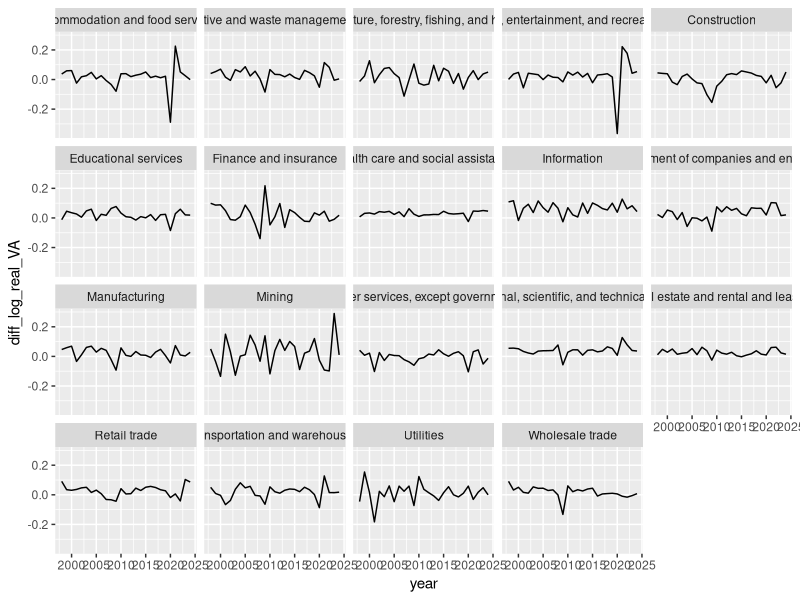
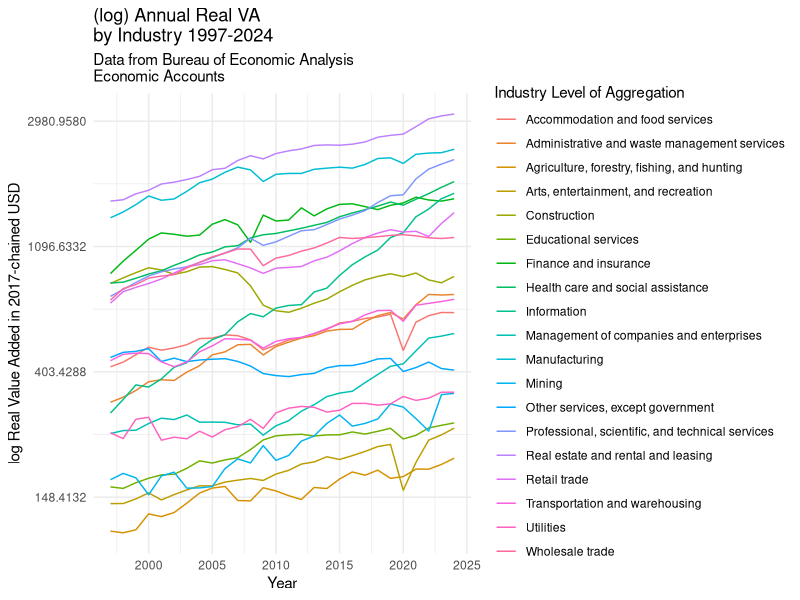
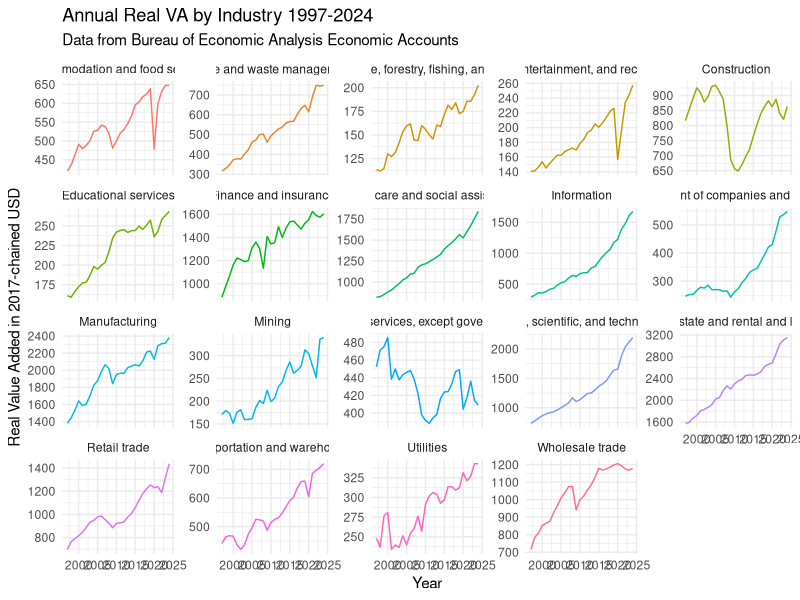
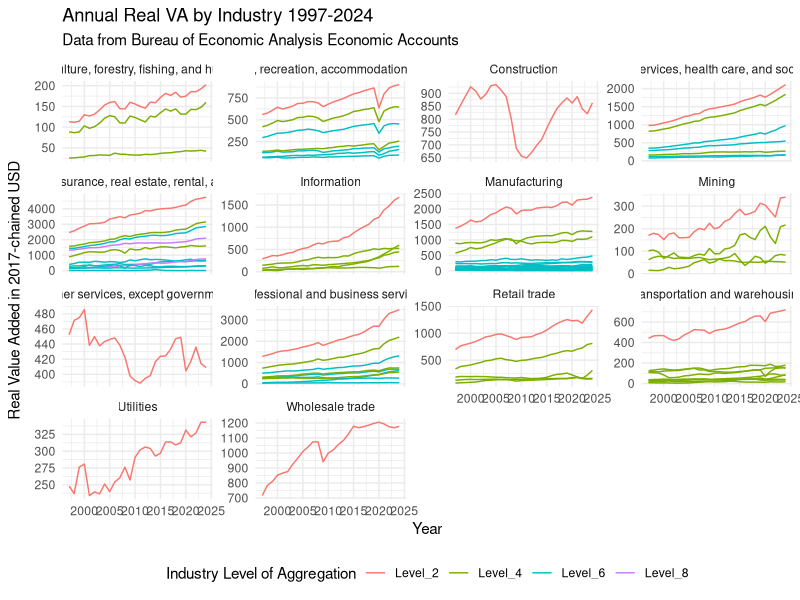

Write the R code that produced these figures, in order.
# Cleaning BEA Value Added by Industry
# Suggested citation: U.S. Bureau of Economic Analysis, "Real Value Added by Industry" (accessed Sunday, June 8, 2025).
library(here)
library(tidyverse)
library(zoo)
library(kableExtra)
library(patchwork)
library(scales)


# Annual Data from 1997-2024
# The year and quarter are not combined in one header requiring a strange read-in process below
annual <- read.csv(here("data/raw/bea_va/bea_va_by_industry_97_24_a.csv"), skip = 3) %>% 
  slice(-1)

final <- tibble(annual) %>% 
  rename("industry" = X) %>% 
  select(-Line) %>% 
  mutate(
    indent_level = str_extract(industry, "^\\s*") |> str_length(),
    label = paste0("Level_", indent_level / 2)  # Assuming 2 spaces per indent level
  ) %>% 
  mutate(label_0 = ifelse(label == "Level_0", trimws(industry), NA),
         label_2 = ifelse(label == "Level_2", trimws(industry), NA),
         label_4 = ifelse(label == "Level_4", trimws(industry), NA),
         label_6 = ifelse(label == "Level_6", trimws(industry), NA),
         label_8 = ifelse(label == "Level_8", trimws(industry), NA)) %>% 
  fill(label_0) %>%
  fill(label_2) %>%
  fill(label_4) %>%
  fill(label_6) %>%
  fill(label_8) %>%
  mutate(label_0 = ifelse(industry == "        Gross domestic product", "Total GDP", label_0), 
         industry = trimws(industry),
         across(contains("X"), ~as.numeric(.))) %>%
  pivot_longer(contains('X'), names_to = "date", values_to = "real_VA") %>% 
  mutate(date = as.numeric(gsub("X", "", date)),
         real_VA = as.numeric(real_VA)) %>% 
  filter(!is.na(real_VA)) 

final %>% 
  filter(label_0 == "Private industries" & !is.na(label_2)) %>% 
  ggplot() +
  geom_line(aes(x = date, y = real_VA, group = industry, color = label)) +
  facet_wrap(~label_2, scales = "free_y") + 
  theme_minimal() +
  theme(legend.position = "bottom") +
  labs(title = "Annual Real VA by Industry 1997-2024", 
       subtitle = "Data from Bureau of Economic Analysis Economic Accounts", 
       x = "Year", 
       y = "Real Value Added in 2017-chained USD", 
       color = "Industry Level of Aggregation") -> p2


# Picked relevant industries as 2-digit NAICS industries 
# https://www.bls.gov/iag/tgs/iag_index_naics.htm 
# Also matches data on occupational density of each industry as calcualted in occ_emp_industry_oews.R
rel_inds <- c("Agriculture, Forestry, Fishing, and Hunting" = "11",
"Mining" = "21",
"Construction" = "23",
"Manufacturing" = "31-33",
"Wholesale Trade" = "42",
"Retail Trade" = "44-45",
"Transportation and Warehousing" = "48-49",
"Utilities" = "22",
"Information" = "51",
"Finance and Insurance" = "52",
"Real Estate and Rental and Leasing" = "53",
"Professional, Scientific, and Technical Services" = "54",
"Management of Companies and Enterprises" = "55",
"Administrative and waste management services" = "56",
"Educational Services" = "61",
"Health Care and Social Assistance" = "62",
"Arts, Entertainment, and Recreation" = "71",
"Accommodation and Food Services" = "72",
"Other Services, except government" = "81")

rel_inds %>% 
  kable(format = "latex")


final %>% 
  filter(tolower(industry) %in% tolower(names(rel_inds))) %>% 
  ggplot() +
  geom_line(aes(x = date, y = real_VA, color = industry)) +
  facet_wrap(~industry, scales = "free_y") + 
  theme(legend.position = "none") +
  theme_minimal() +
  labs(title = "Annual Real VA by Industry 1997-2024", subtitle = "Data from Bureau of Economic Analysis Economic Accounts", x = "Year", y = "Real Value Added in 2017-chained USD", color = "Industry Level of Aggregation") +
  theme(legend.position = "none") -> p3

final %>% 
  filter(tolower(industry) %in% tolower(names(rel_inds))) %>% 
  ggplot() +
  geom_line(aes(x = date, y = real_VA, color = industry)) +
  #facet_wrap(~industry, scales = "free_y") + 
  scale_y_continuous(trans = log_trans()) +
  theme_minimal() +
  labs(title = "(log) Annual Real VA\nby Industry 1997-2024", 
       subtitle = "Data from Bureau of Economic Analysis\nEconomic Accounts", 
       x = "Year", y = "log Real Value Added in 2017-chained USD", color = "Industry Level of Aggregation") -> p4


names(rel_inds) <- tolower(names(rel_inds))
va_for_ss <- final %>% 
  filter(tolower(industry) %in% tolower(names(rel_inds))) %>% 
  mutate(log_real_VA = log(real_VA), 
         diff_log_real_VA = log_real_VA -lag(log_real_VA)) %>% 
  filter(date > 1997) %>% 
  mutate(ind_code =  unname(rel_inds[tolower(industry)])) %>% 
  rename(year = date)

va_for_ss %>% 
  ggplot(aes(x = year, y = diff_log_real_VA)) +
  geom_line() + 
  facet_wrap(~industry)

va_for_ss %>% 
  saveRDS(., here("data/raw/bea_va/va_for_ss.rds"))

final %>% 
  filter(tolower(industry) %in% tolower(names(rel_inds))) %>% 
  group_by(industry, date) %>% n_groups() == nrow(filter(final, tolower(industry) %in% tolower(names(rel_inds))))


print(p4)

cat("\n")
cat("\n")
cat("\n")
print(p3)
cat("\n")
cat("\n")
cat("\n")

print(p2)
cat("\n")
cat("\n")
cat("\n")
